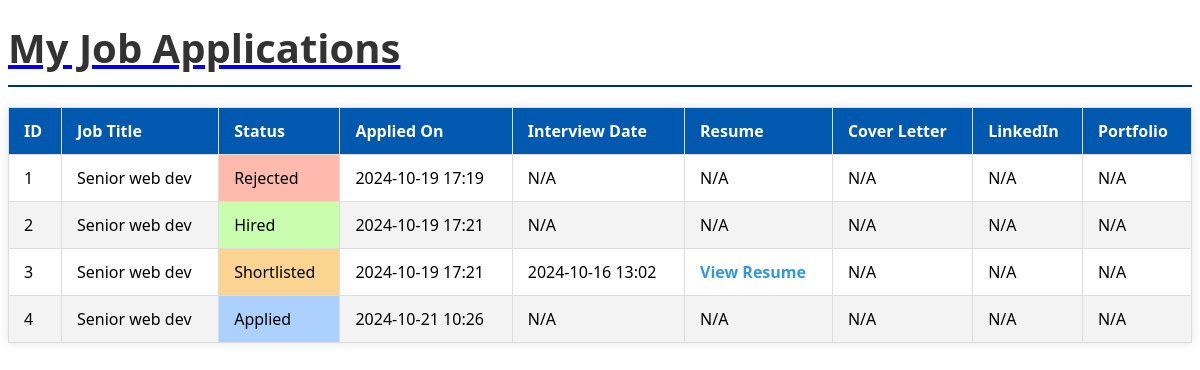
Page /applied_jobs/ (signed in) on the committed database.
### main/models.py (models this page shows, shortened)
class Application(models.Model):
    job_post = models.ForeignKey('JobPost', on_delete=models.CASCADE)
    student = models.ForeignKey('Student', on_delete=models.CASCADE, related_name='applications')
    status = models.CharField(max_length=50)  # e.g., "Pending", "Accepted", "Rejected"

class JobPost(models.Model):
    company = models.ForeignKey(Company, on_delete=models.CASCADE, related_name='job_posts')
    title = models.CharField(max_length=255)
    description = models.TextField()
    location = models.CharField(max_length=255)
    posted_date = models.DateTimeField(auto_now_add=True)
    application_deadline = models.DateTimeField()
    required_skills = models.ManyToManyField('Skill', related_name='job_posts')
    salary=models.CharField(max_length=255)
    job_requirements=models.TextField(max_length=1000)
    eligibility_criteria = models.TextField()
    job_responsibilities=models.TextField(max_length=1000)
    FULL_TIME = 'Full-Time'
    PART_TIME = 'Part-Time'
    CONTRACT = 'Contract'
    INTERNSHIP = 'Internship'
    FREELANCE = 'Freelance'
    JOB_TYPE_CHOICES = [
        (FULL_TIME, 'Full-Time'),
        (PART_TIME, 'Part-Time'),
        (CONTRACT, 'Contract'),
        (INTERNSHIP, 'Internship'),
        (FREELANCE, 'Freelance'),
    ]
    job_type = models.CharField(
        max_length=10,
        choices=JOB_TYPE_CHOICES,
        default=FULL_TIME,
    )

### main/views.py (the view)
def applied_jobs(request):
    student = Student.objects.get(user=request.user)
    applications = Application.objects.filter(student=student)
    return render(request, 'applied_jobs.html',{'applications':applications})

### main/templates/applied_jobs.html
    {% load static %}<link rel="stylesheet" href="{% static 'css/tables.css' %}">
<section class="dashboard-content">
        <a href="{% url 'applied_jobs' %}"><h1>My Job Applications </h1></a>
</section>
{% if applications %}
<table>
    <thead>
        <tr>
            <th>ID</th>
            <th>Job Title</th>
            <th>Status</th>
            <th>Applied On</th>
            <th>Interview Date</th>
            <th>Resume</th>
            <th>Cover Letter</th>
            <th>LinkedIn</th>
            <th>Portfolio</th>
        </tr>
    </thead>
    <tbody>
        {% for application in applications %}
            <tr>
                <td>{{ forloop.counter }}</td>
                <td>{{ application.job_post.title }}</td>
                 <td style="background-color:
                    {% if application.status == 'Hired' %} #c8fead; /* Green */
                    {% elif application.status == 'Rejected' %} #febbad; /* Red */
                    {% elif application.status == 'Applied' %} #add1fe; /* Blue */
                    {% elif application.status == 'Shortlisted' %} #fbd491; /* Yellow */
                    {% elif application.status == 'Interviewd' %} #fdfead; /* Yellow */
                    {% else %} #000; /* Default color */
                    {% endif %}">
                    {{ application.status }}
                </td>
                <td>{{ application.applied_on|date:"Y-m-d H:i" }}</td>
                <td>
                    {% if application.interview_date %}
                        {{ application.interview_date|date:"Y-m-d H:i" }}
                    {% else %}
                        N/A
                    {% endif %}
                </td>
                <td>
                    {% if application.resume %}
                        <a href="{{ application.resume.url }}" target="_blank">View Resume</a>
                    {% else %}
                        N/A
                    {% endif %}
                </td>
                <td>
                    {% if application.cover_letter %}
                        <p>{{ application.cover_letter|truncatewords:15 }}</p>
                    {% else %}
                        N/A
                    {% endif %}
                </td>
                <td>
                    {% if application.linkedin %}
                        <a href="{{ application.linkedin }}" target="_blank">LinkedIn</a>
                    {% else %}
                        N/A
                    {% endif %}
                </td>
                <td>
                    {% if application.portfolio %}
                        <a href="{{ application.portfolio }}" target="_blank">Portfolio</a>
                    {% else %}
                        N/A
                    {% endif %}
                </td>
            </tr>
        {% endfor %}
    </tbody>
</table>
{% else %}
<p>No job applications found.</p>
{% endif %}

### main/static/css/tables.css (style rules this page uses)
h1 { font-size: 2.5em; margin: 20px 0; color: #333; font-family: 'Segoe UI', Tahoma, Geneva, Verdana, sans-serif; border-bottom: 2px solid #003366; padding-bottom: 10px; text-align: left; transition: color 0.3s ease; }
table { width: 100%; border-collapse: collapse; margin: 20px 0; font-size: 1em; font-family: 'Segoe UI', Tahoma, Geneva, Verdana, sans-serif; box-shadow: 0 0 10px rgba(0, 0, 0, 0.1); overflow-x: auto; }
table thead tr { background-color: #0158af; color: white; text-align: left; }
table th, table td { padding: 12px 15px; border: 1px solid #ddd; }
table tbody tr:nth-child(even) { background-color: #f3f3f3; }
table td a { color: #3498db; text-decoration: none; font-weight: bold; }

### rows in the picture
Application: job_post "Senior web dev", status "Rejected", applied_on "2024-10-19 17:19", shows "N/A", resume "N/A", cover_letter "N/A"
Application: job_post "Senior web dev", status "Hired", applied_on "2024-10-19 17:21", shows "N/A", resume "N/A", cover_letter "N/A"
Application: job_post "Senior web dev", status "Shortlisted", applied_on "2024-10-19 17:21", interview_date "2024-10-16 13:02", cover_letter "N/A"
Application: job_post "Senior web dev", status "Applied", applied_on "2024-10-21 10:26", shows "N/A", resume "N/A", cover_letter "N/A"
